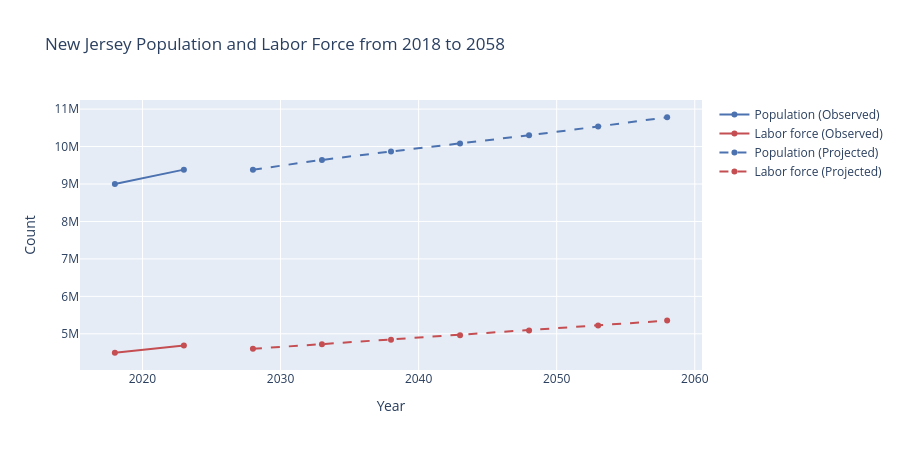

Notebook source saved alongside this figure:
### Markdown cell above
## 6. Interactive time series for a chosen state

Change STATE_CODE to any 2 letter state code and rerun the cell.

### Code cell
STATE_CODE = 'NJ'

traj = pd.read_sql("""
    SELECT year, is_projection, total_population, total_labor_force
    FROM v_state_year_totals WHERE state_code = ? ORDER BY year
""", conn, params=(STATE_CODE,))
state_name = states_df.loc[states_df['state_code'] == STATE_CODE, 'state_name'].iloc[0]

fig = go.Figure()
for kind, mask, dash in [('Observed', traj['is_projection'] == 0, 'solid'),
                         ('Projected', traj['is_projection'] == 1, 'dash')]:
    sub = traj[mask]
    fig.add_trace(go.Scatter(x=sub['year'], y=sub['total_population'],
                             mode='lines+markers', name=f'Population ({kind})',
                             line=dict(dash=dash, color='#4C72B0')))
    fig.add_trace(go.Scatter(x=sub['year'], y=sub['total_labor_force'],
                             mode='lines+markers', name=f'Labor force ({kind})',
                             line=dict(dash=dash, color='#C44E52')))
fig.update_layout(title=f'{state_name} Population and Labor Force from 2018 to 2058',
                  xaxis_title='Year', yaxis_title='Count', height=450)
fig.show()

### Figure 1 — Plotly figure (JSON) as saved in the notebook; plotly's stock layout.template omitted (floating-point values rounded to 4 significant figures)
{"data": [{"line": {"color": "#4C72B0", "dash": "solid"}, "mode": "lines+markers", "name": "Population (Observed)", "type": "scatter", "x": [2018, 2023], "y": [8997593, 9383746]}, {"line": {"color": "#C44E52", "dash": "solid"}, "mode": "lines+markers", "name": "Labor force (Observed)", "type": "scatter", "x": [2018, 2023], "y": [4494734, 4685268]}, {"line": {"color": "#4C72B0", "dash": "dash"}, "mode": "lines+markers", "name": "Population (Projected)", "type": "scatter", "x": [2028, 2033, 2038, 2043, 2048, 2053, 2058], "y": [9383195, 9643217, 9868062, 10078112, 10300811, 10535379, 10782181]}, {"line": {"color": "#C44E52", "dash": "dash"}, "mode": "lines+markers", "name": "Labor force (Projected)", "type": "scatter", "x": [2028, 2033, 2038, 2043, 2048, 2053, 2058], "y": [4599604, 4722347, 4842070, 4965003, 5091302, 5220515, 5352470]}], "layout": {"height": 450, "title": {"text": "New Jersey Population and Labor Force from 2018 to 2058"}, "xaxis": {"title": {"text": "Year"}}, "yaxis": {"title": {"text": "Count"}}}}
